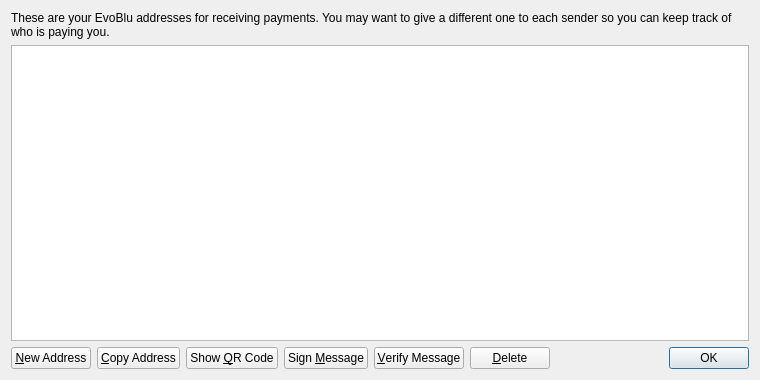
<?xml version="1.0" encoding="UTF-8"?>
<ui version="4.0">
 <class>AddressBookPage</class>
 <widget class="QWidget" name="AddressBookPage">
  <property name="geometry">
   <rect>
    <x>0</x>
    <y>0</y>
    <width>760</width>
    <height>380</height>
   </rect>
  </property>
  <property name="windowTitle">
   <string>Address Book</string>
  </property>
  <layout class="QVBoxLayout" name="verticalLayout">
   <item>
    <widget class="QLabel" name="labelExplanation">
     <property name="text">
      <string>These are your EvoBlu addresses for receiving payments. You may want to give a different one to each sender so you can keep track of who is paying you.</string>
     </property>
     <property name="textFormat">
      <enum>Qt::PlainText</enum>
     </property>
     <property name="wordWrap">
      <bool>true</bool>
     </property>
    </widget>
   </item>
   <item>
    <widget class="QTableView" name="tableView">
     <property name="contextMenuPolicy">
      <enum>Qt::CustomContextMenu</enum>
     </property>
     <property name="toolTip">
      <string>Double-click to edit address or label</string>
     </property>
     <property name="tabKeyNavigation">
      <bool>false</bool>
     </property>
     <property name="selectionMode">
      <enum>QAbstractItemView::SingleSelection</enum>
     </property>
     <property name="selectionBehavior">
      <enum>QAbstractItemView::SelectRows</enum>
     </property>
     <property name="sortingEnabled">
      <bool>true</bool>
     </property>
     <attribute name="verticalHeaderVisible">
      <bool>false</bool>
     </attribute>
    </widget>
   </item>
   <item>
    <layout class="QHBoxLayout" name="horizontalLayout">
     <item>
      <widget class="QPushButton" name="newAddressButton">
       <property name="toolTip">
        <string>Create a new address</string>
       </property>
       <property name="text">
        <string>&amp;New Address</string>
       </property>
      </widget>
     </item>
     <item>
      <widget class="QPushButton" name="copyToClipboard">
       <property name="toolTip">
        <string>Copy the currently selected address to the system clipboard</string>
       </property>
       <property name="text">
        <string>&amp;Copy Address</string>
       </property>
      </widget>
     </item>
     <item>
      <widget class="QPushButton" name="showQRCode">
       <property name="text">
        <string>Show &amp;QR Code</string>
       </property>
      </widget>
     </item>
     <item>
      <widget class="QPushButton" name="signMessage">
       <property name="toolTip">
        <string>Sign a message to prove you own a EvoBlu address</string>
       </property>
       <property name="text">
        <string>Sign &amp;Message</string>
       </property>
      </widget>
     </item>
     <item>
      <widget class="QPushButton" name="verifyMessage">
       <property name="toolTip">
        <string>Verify a message to ensure it was signed with a specified EvoBlu address</string>
       </property>
       <property name="text">
        <string>&amp;Verify Message</string>
       </property>
      </widget>
     </item>
     <item>
      <widget class="QPushButton" name="deleteButton">
       <property name="toolTip">
        <string>Delete the currently selected address from the list</string>
       </property>
       <property name="text">
        <string>&amp;Delete</string>
       </property>
      </widget>
     </item>
     <item>
      <spacer name="horizontalSpacer">
       <property name="orientation">
        <enum>Qt::Horizontal</enum>
       </property>
       <property name="sizeHint" stdset="0">
        <size>
         <width>40</width>
         <height>20</height>
        </size>
       </property>
      </spacer>
     </item>
     <item>
      <widget class="QDialogButtonBox" name="buttonBox">
       <property name="sizePolicy">
        <sizepolicy hsizetype="Maximum" vsizetype="Fixed">
         <horstretch>0</horstretch>
         <verstretch>0</verstretch>
        </sizepolicy>
       </property>
       <property name="standardButtons">
        <set>QDialogButtonBox::Ok</set>
       </property>
      </widget>
     </item>
    </layout>
   </item>
  </layout>
 </widget>
 <resources>
  <include location="../bitcoin.qrc"/>
 </resources>
 <connections/>
</ui>
